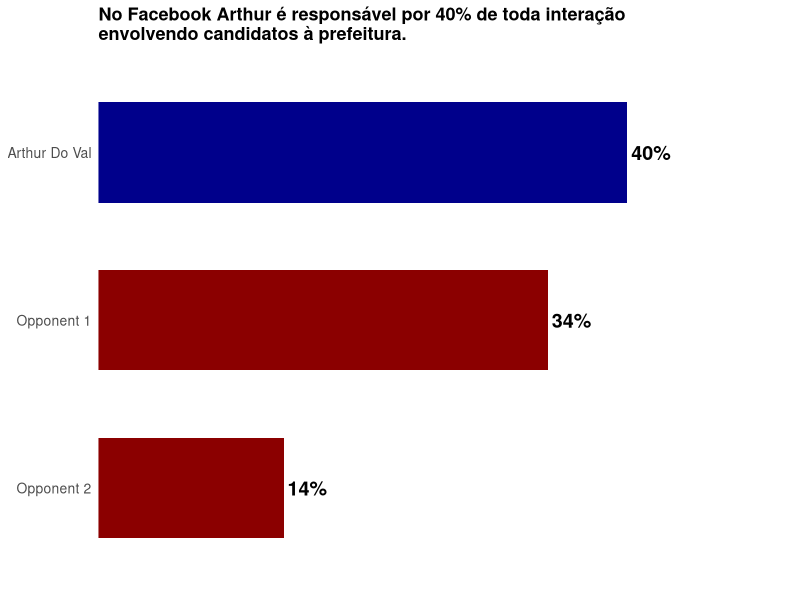
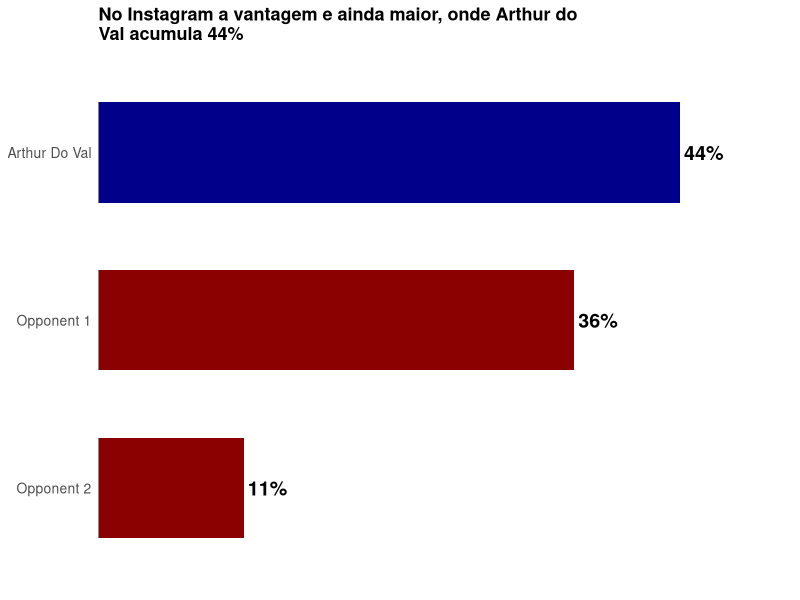

Write the R code that produced these figures, in order.
## ---- chunk 1

# Load necessary library
library(ggplot2)

# Data
values <- c(40, 34, 14)
labels <- c("Arthur Do Val", "Opponent 1", "Opponent 2")  
colors <- c("darkblue", "darkred", "darkred")


# Creating dataframe
df <- data.frame(
  candidate = labels,
  percentage = values,
  color = colors
)

# Sort data from highest to lowest for horizontal bar order
# Sort the whole dataframe - order orders it from highest to lowest by percentage
df1 <- df[order(df$percentage), ] 

# Convert candidate to a factor in the correct order
df1$candidate <- factor(df1$candidate, levels = df1$candidate)

#order and factor set how our data is displayed, i want the percentages to be prioritised from highest to lowest

# Plot
ggplot(df1, aes(x = candidate, y = percentage, fill = candidate)) + # Creates a plot with ggplot, from the df dataframe, aes setting the axis values with x candidates, y percentages and filling with candidates
  
  # Bar geometry
  geom_bar(stat = "identity", width = 0.6, show.legend = FALSE) +
  # geom_bar creates bar chart, stat identity takes the real values we have, and doesnt calculate anything, the rest controls the apprearance
  
  # Horizontal orientation - changes our bars to be horizontal
  coord_flip() +
  
  # Add percentage labels to the right of each bar
  geom_text(
    aes(label = paste0(percentage, "%")), # Add percentage with % at the end of the bars
    hjust = -0.1,                # Push text a little to the right
    size = 5,                    # Set the righr size
    fontface = "bold"           # Bold text
  ) +
  
  # Set custom colors manually
  scale_fill_manual(values = df1$color) +
  
  # Set x-axis (bar length) limit - for the percentages to show correctly and for the better grasp of the scale
  scale_y_continuous(limits = c(0, 50), expand = expansion(mult = c(0, 0.05))) +
  #scale_y_continuous customizes the y axis, continuous meaning its numeric, sets its size with limits, and adds extra space with expand
  
  # Title - sets a makin title and doesnt any to axises because we dont need ones
  labs(
    title = "No Facebook Arthur é responsável por 40% de toda interação\nenvolvendo candidatos à prefeitura.",
    x = NULL,
    y = NULL
  ) +
  
  # Theme and text settings 
  theme_minimal(base_family = "sans") +
  theme(
    plot.title = element_text(size = 13, face = "bold"), # Make the font more originial plot accurate
    axis.text.y = element_text(size = 10),   # Adjust label font size
    axis.text.x = element_blank(),           # Hide x-axis tick values
    panel.grid.major = element_blank(),    # Remove y-axis gridlines
    panel.grid.minor = element_blank()     # Remove the rest of the gridlines
  )




## ---- chunk 2
# Load necessary library
library(ggplot2)

# Data
values <- c(44, 36, 11)
labels <- c("Arthur Do Val", "Opponent 1", "Opponent 2")  
colors <- c("darkblue", "darkred", "darkred")

# Creating dataframe
df <- data.frame(
  candidate = labels,
  percentage = values,
  color = colors
)

# Sort data from highest to lowest for horizontal bar order
# Sort the whole dataframe - order orders it from highest to lowest by percentage
df2 <- df[order(df$percentage), ] 

# Convert candidate to a factor in the correct order
df2$candidate <- factor(df2$candidate, levels = df2$candidate)

# Plot
ggplot(df2, aes(x = candidate, y = percentage, fill = candidate)) + # Creates a plot with ggplot, from the df dataframe, aes setting the axis values with x candidates, y percentages and filling with candidates
  
  # Bar geometry
  geom_bar(stat = "identity", width = 0.6, show.legend = FALSE) +
  # geom_bar creates bar chart, stat identity takes the real values we have, and doesnt calculate anything, the rest controls the apprearance
  
  # Horizontal orientation - changes our bars to be horizontal
  coord_flip() +
  
  # Add percentage labels to the right of each bar
  geom_text(
    aes(label = paste0(percentage, "%")), # Add percentage with % at the end of the bars
    hjust = -0.1,                # Push text a little to the right
    size = 5,                    # Set the righr size
    fontface = "bold"           # Bold text
  ) +
  
  # Set custom colors manually
  scale_fill_manual(values = df2$color) +
  
  # Set x-axis (bar length) limit - for the percentages to show correctly and for the better grasp of the scale
  scale_y_continuous(limits = c(0, 50), expand = expansion(mult = c(0, 0.05))) +
  #scale_y_continuous customizes the y axis, continuous meaning its numeric, sets its size with limits, and adds extra space with expand
  
  # Title - sets a makin title and doesnt any to axises because we dont need ones
  labs(
    title = "No Instagram a vantagem e ainda maior, onde Arthur do\nVal acumula 44%",
    x = NULL,
    y = NULL
  ) +
  
  # Theme and text settings 
  theme_minimal(base_family = "sans") +
  theme(
    plot.title = element_text(size = 13, face = "bold"), # Make the font more originial plot accurate
    axis.text.y = element_text(size = 10),   # Adjust label font size
    axis.text.x = element_blank(),           # Hide x-axis tick values
    panel.grid.major = element_blank(),    # Remove y-axis gridlines
    panel.grid.minor = element_blank()     # Remove the rest of the gridlines
  )
